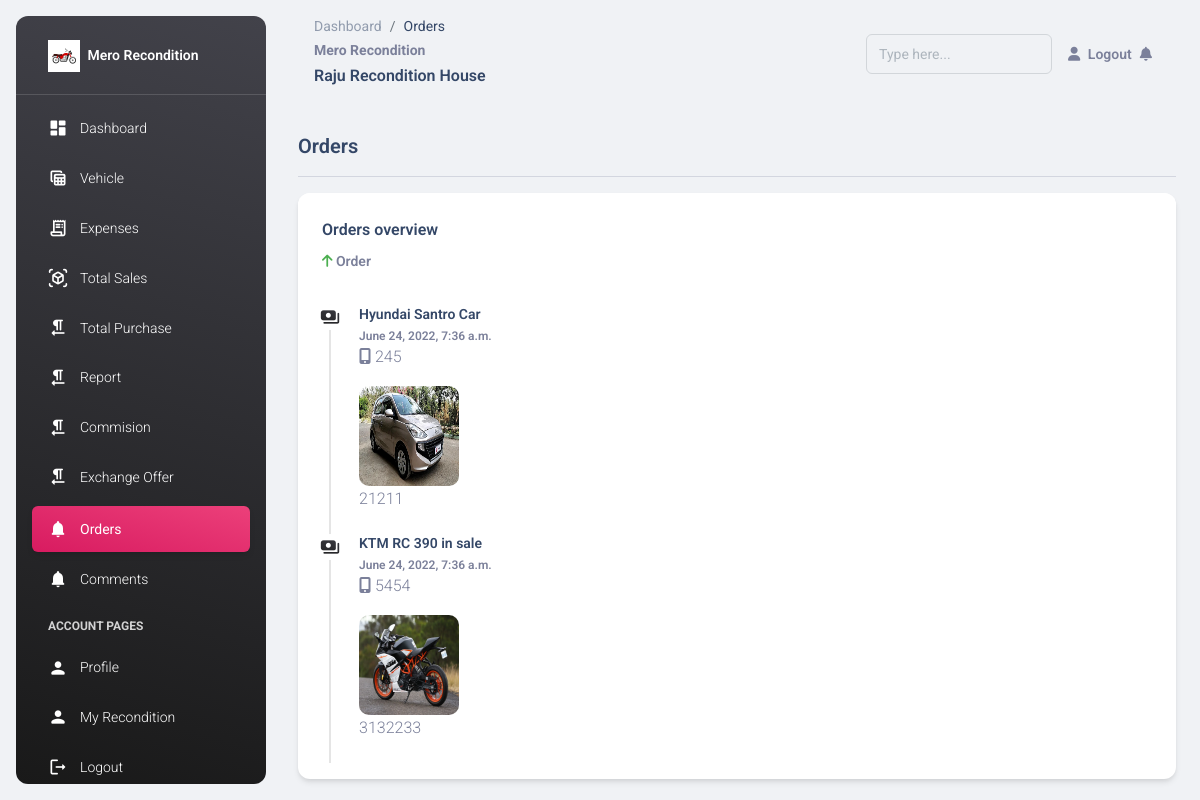
The app's page /recondition/orders (signed in) with its own data.
### recon/models.py (models this page shows, shortened)
class CustomUser(AbstractUser):
    user_type_data = (("owner", "owner"), ("recondition", 'recondition'), ("customer", 'customer'))
    user_type = models.CharField(default = "owner", choices = user_type_data, max_length = 20)
    email = models.EmailField(unique = True)

class Recondition(models.Model):
    id = models.AutoField(primary_key = True)
    admin = models.OneToOneField(CustomUser, on_delete=models.CASCADE)
    number = models.BigIntegerField(blank= True, null = True)
    recondition_name = models.CharField(max_length=200)
    slug = models.SlugField(max_length=200, unique = True)
    Temporary_address = models.CharField(max_length = 300)
    District = models.CharField(max_length = 50, default = 'Kathmandu')
    profile_pic = models.ImageField(upload_to = "Recondition", blank = True)
    verified = models.BooleanField(default=False)
    created_at = models.DateTimeField(auto_now_add= True)
    expire_on = models.DateField(blank= True, null = True)
    long = models.CharField(max_length = 30, blank = True, null = True)
    lat = models.CharField(max_length = 30, blank = True, null = True)
    call = models.IntegerField()
    objects = models.Manager()

class Order(models.Model):
    id = models.AutoField(primary_key = True)
    name = models.CharField(max_length=200)
    number = models.BigIntegerField()
    user = models.ForeignKey(CustomUser, related_name="user_order", on_delete= models.CASCADE, null = True, blank = True)
    address = models.CharField(max_length=200)
    vehicle = models.ForeignKey(Vehicle, related_name = "vehicle_order", on_delete=models.CASCADE)
    seen = models.BooleanField(default=False)
    date = models.DateTimeField(auto_now=True)
    objects = models.Manager()

class Vehicle(models.Model):
    id = models.AutoField(primary_key=True)
    user = models.ForeignKey(CustomUser, related_name = "user_vehicle", on_delete= models.CASCADE)
    type = models.ForeignKey(Category, related_name="vehicle_category", on_delete=models.DO_NOTHING)
    name = models.CharField(max_length=100)
    slug = models.SlugField(max_length=200, unique = True)
    cost_price = models.IntegerField()
    plate_no = models.CharField(max_length=50)
    maintainance_cost = models.IntegerField(blank=True, null =True)
    maintainance_detail = models.CharField(max_length=500, blank=True, null =True)
    purchase_date = models.DateField(blank=True)
    sold_date = models.DateField(blank=True, null =True)
    showing_price = models.IntegerField()
    sold_status = models.BooleanField(default=False)
    image = models.ImageField(upload_to = "vehicle", blank = True , null =True)
    sold_price = models.IntegerField(blank=True , null =True)
    remarks = models.CharField(max_length=1000, blank=True, null =True)
    book_no = models.CharField(max_length=200 , blank=True, null =True)
    insurance = models.CharField(max_length=1000, blank=True , null =True)
    run_km = models.IntegerField()
    modal = models.CharField(max_length = 200, blank=True, null =True)
    objects = models.Manager()

### recond/views.py (the view, shortened to what this page needs)
# urls.py: path('orders', views.OrderShow.as_view(), name = "order" ),
class OrderShow(TemplateView):
    template_name = "recondition/order.html"
    def get(self, request, *args, **kwagrs):
        form = VehicleForm()
        order = Order.objects.filter(vehicle__user = request.user)
        dist =  {
            'form':form,
            'order':order
        }
        return render(request, self.template_name, dist)

### templates/recondition/order.html (shortened to what this page needs)
{% extends 'recondition/homepage.html' %}
{% block pages %}
    <ol class="breadcrumb bg-transparent mb-0 pb-0 pt-1 px-0 me-sm-6 me-5">
        <li class="breadcrumb-item text-sm"><a class="opacity-5 text-dark" href="{%url 'recond:homepage'%}">Dashboard</a></li>
        <li class="breadcrumb-item text-sm text-dark active" aria-current="page">Orders</li>
    </ol>
{% endblock pages %}
{% block content %}
    <div class="container-fluid py-4">
        <h5>Orders</h5>
        <hr>
        <div class="row">
            <div class="col-12">
                <div class="card h-100">
                  <div class="card-header pb-0">
                    <h6>Orders overview</h6>
                    <p class="text-sm">
                      <i class="fa fa-arrow-up text-success" aria-hidden="true"></i>
                      <span class="font-weight-bold">{{count}} Order</span>
                    </p>
                  </div>
                  <div class="card-body p-3">
                    <div class="timeline timeline-one-side">
                        {% for i in order  %}
                            <div class="timeline-block" >
                                <span class="timeline-step">
                                <i class="material-icons text-dark text-gradient">payments</i>
                                </span>
                                <div class="timeline-content" data-bs-toggle="modal" data-bs-target="#exampleModalOrder{{i.id}}">
                                <h6 class="text-dark text-sm font-weight-bold mb-0">{{i.vehicle.name}}</h6>
                                <p class="text-secondary font-weight-bold text-xs mt-1 mb-0">
                                    {{i.date}}
                                </p>
                                <p><i class="fa fa-mobile"></i> {{i.number}}</p>
                                <img src="{{i.vehicle.image.url}}" alt="{{i.vehicle.name}}" srcset="" style="height: 100px; width:100px; border-radius:10px;">
                                <p>{{i.vehicle.plate_no}}</p>
                            </div>
                            </div>
                        {% endfor %}
                    </div>
                  </div>
                </div>
              </div>
        </div>
    </div>
{% endblock content %}

### templates/dashbord/dashboard.html (shortened to what this page needs)
{% load static %}
<!DOCTYPE html>
<html lang="en">
  {% load pwa %}
<head>
  <link href="{%static 'assets/css/nucleo-icons.css' %} " rel="stylesheet" />
  <link href="{%static 'assets/css/nucleo-svg.css' %} " rel="stylesheet" />
  <link id="pagestyle" href="{%static 'assets/css/material-dashboard.css' %} " rel="stylesheet" />
</head>
<body class="g-sidenav-show  bg-gray-200">
  {% block aside %}
  {%endblock%}
  <main class="main-content position-relative max-height-vh-100 h-100 border-radius-lg ">
    <nav class="navbar navbar-main navbar-expand-lg px-0 mx-4 shadow-none border-radius-xl" id="navbarBlur" navbar-scroll="true">
      <div class="container-fluid py-1 px-3">
        <nav aria-label="breadcrumb">
          {% block pages %}{% endblock pages %}
          <small class="font-weight-bolder mb-0">Mero Recondition</small>
          {% if user.recondition.recondition_name %}
            <h6>{{user.recondition.recondition_name}}</h6>
          {% else %}
            <h6>{{user.username}} Dashboard</h6>
          {% endif %}
        </nav>
        <div class="collapse navbar-collapse mt-sm-0 mt-2 me-md-0 me-sm-4" id="navbar">
          <div class="ms-md-auto pe-md-3 d-flex align-items-center">
            <div class="input-group input-group-outline">
              <form action="" method="post">
                <input type="text" class="form-control" name ="name" placeholder="Type here...">
              </form>
            </div>
          </div>
          <ul class="navbar-nav  justify-content-end">
            <li class="nav-item d-flex align-items-center">
              <a href="{%url 'recon:logout'%}" class="nav-link text-body font-weight-bold px-0">
                <i class="fa fa-user me-sm-1"></i>
                  <span class="d-sm-inline d-none">Logout</span>
              </a>
            </li>
            <li class="nav-item dropdown ps-2 pe-2 d-flex align-items-center">
              <a href="javascript:;" class="nav-link text-body p-0" id="dropdownMenuButton" data-bs-toggle="dropdown" aria-expanded="false">
                <i class="fa fa-bell cursor-pointer" style="position: relative;"></i>
              </a>
            </li>
          </ul>
        </div>
      </div>
    </nav>
    {% block content %}
    {% endblock content %}
  </main>
</body>
</html>

### templates/dashbord/dashboard.html (style rules this page uses)
.form-control { border: 1px solid white; background-color: white; color: #495057; padding-left: 10px; }
.card { cursor: pointer; }

### records on screen
CustomUser: recondition.recondition_name "Raju Recondition House"
Order: vehicle.name "Hyundai Santro Car", date "June 24, 2022, 7:36 a.m.", number "245", vehicle.image (picture), vehicle.plate_no "21211"
Order: vehicle.name "KTM RC 390 in sale", date "June 24, 2022, 7:36 a.m.", number "5454", vehicle.image (picture), vehicle.plate_no "3132233"
